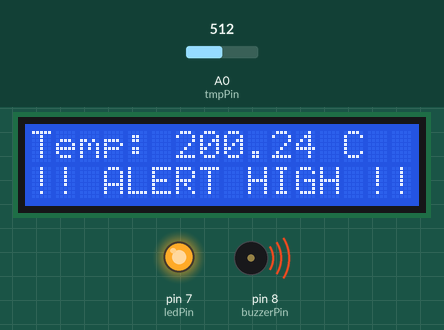
This sketch was run on a simulated Arduino Uno, built with avr-gcc and run on an emulated ATmega328P. On the bench: 16×2 character LCD, output pins drawn as LEDs (lit = HIGH), buzzer (waves = sounding, pin HIGH). Inputs (shaded band) come from the test bench; at power-on: A0 (tmpPin) = 512. What the sketch prints to the serial monitor is not drawn.

Above: at 3.2 s.
3.3 s: A0 (tmpPin) set to 177
At 4.4 s:
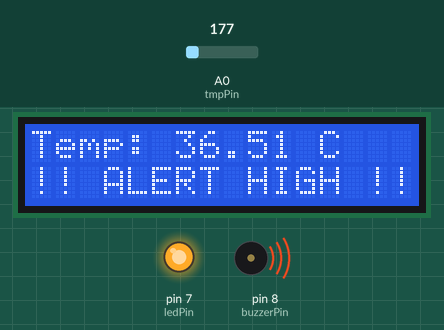
5.5 s: A0 (tmpPin) set to 156
At 7.2 s:
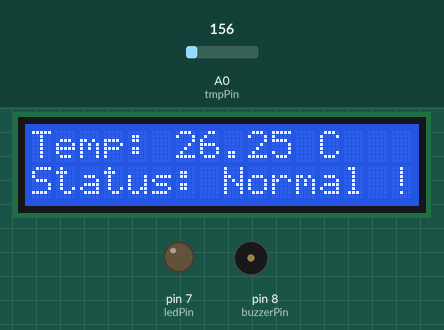
7.5 s: A0 (tmpPin) set to 122
At 9.3 s:
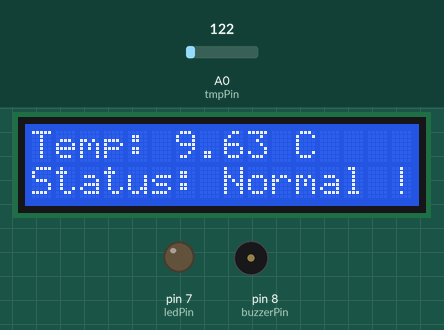
Timing chart, 0 to 10.8 s (numbered marks = the images above; inputs shaded):
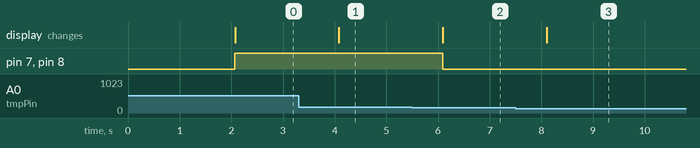

Measured:
- the behaviour switches between 164 and 163 on A0 (tmpPin) (found by bisection; images 1 and 2)
- after the input at 3.3 s, the display: changes after 0.78 s (image 1)
- after the input at 5.5 s, pin 7 (ledPin), pin 8 (buzzerPin): HIGH → LOW after 0.59 s; the display: changes after 0.59 s (image 2)
- after the input at 7.5 s, the display: changes after 0.60 s (image 3)

The sketch:

arduino_code.ino
```cpp
#include <LiquidCrystal.h>

// Initialize LCD (RS, E, D4, D5, D6, D7)
LiquidCrystal lcd(12, 11, 5, 4, 3, 2);

const int tmpPin = A0;
const int ledPin = 7;
const int buzzerPin = 8;

void setup() {
  Serial.begin(9600);
  lcd.begin(16, 2);

  pinMode(ledPin, OUTPUT);
  pinMode(buzzerPin, OUTPUT);

  lcd.print("Temp Monitor");
  delay(2000);
  lcd.clear();
}

void loop() {
  int sensorValue = analogRead(tmpPin);
  float voltage = sensorValue * (5.0 / 1023.0);
  float temperatureC = (voltage - 0.5) * 100.0;

  Serial.print("Temperature: ");
  Serial.print(temperatureC);
  Serial.println(" °C");

  lcd.setCursor(0, 0);
  lcd.print("Temp: ");
  lcd.print(temperatureC);
  lcd.print(" C  ");

  if (temperatureC > 30.0) {
    digitalWrite(ledPin, HIGH);
    digitalWrite(buzzerPin, HIGH);
    lcd.setCursor(0, 1);
    lcd.print("!! ALERT HIGH !!");
  } else {
    digitalWrite(ledPin, LOW);
    digitalWrite(buzzerPin, LOW);
    lcd.setCursor(0, 1);
    lcd.print("Status: Normal ");
  }

  delay(1000);
}
```
